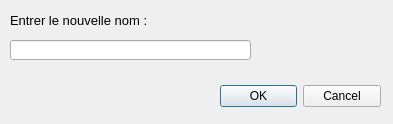
<?xml version="1.0" encoding="UTF-8"?>
<ui version="4.0">
 <class>Dialog</class>
 <widget class="QDialog" name="Dialog">
  <property name="geometry">
   <rect>
    <x>0</x>
    <y>0</y>
    <width>393</width>
    <height>124</height>
   </rect>
  </property>
  <property name="sizePolicy">
   <sizepolicy hsizetype="Fixed" vsizetype="Fixed">
    <horstretch>0</horstretch>
    <verstretch>0</verstretch>
   </sizepolicy>
  </property>
  <property name="minimumSize">
   <size>
    <width>393</width>
    <height>124</height>
   </size>
  </property>
  <property name="maximumSize">
   <size>
    <width>393</width>
    <height>124</height>
   </size>
  </property>
  <property name="windowTitle">
   <string>Dialog</string>
  </property>
  <widget class="QDialogButtonBox" name="buttonBox">
   <property name="geometry">
    <rect>
     <x>220</x>
     <y>80</y>
     <width>161</width>
     <height>32</height>
    </rect>
   </property>
   <property name="orientation">
    <enum>Qt::Horizontal</enum>
   </property>
   <property name="standardButtons">
    <set>QDialogButtonBox::Cancel|QDialogButtonBox::Ok</set>
   </property>
  </widget>
  <widget class="QLabel" name="label">
   <property name="geometry">
    <rect>
     <x>10</x>
     <y>10</y>
     <width>211</width>
     <height>21</height>
    </rect>
   </property>
   <property name="font">
    <font>
     <pointsize>10</pointsize>
    </font>
   </property>
   <property name="text">
    <string>Entrer le nouvelle nom : </string>
   </property>
  </widget>
  <widget class="QLineEdit" name="lineEdit">
   <property name="geometry">
    <rect>
     <x>10</x>
     <y>40</y>
     <width>241</width>
     <height>20</height>
    </rect>
   </property>
  </widget>
 </widget>
 <resources/>
 <connections>
  <connection>
   <sender>buttonBox</sender>
   <signal>accepted()</signal>
   <receiver>Dialog</receiver>
   <slot>accept()</slot>
   <hints>
    <hint type="sourcelabel">
     <x>248</x>
     <y>254</y>
    </hint>
    <hint type="destinationlabel">
     <x>157</x>
     <y>274</y>
    </hint>
   </hints>
  </connection>
  <connection>
   <sender>buttonBox</sender>
   <signal>rejected()</signal>
   <receiver>Dialog</receiver>
   <slot>reject()</slot>
   <hints>
    <hint type="sourcelabel">
     <x>316</x>
     <y>260</y>
    </hint>
    <hint type="destinationlabel">
     <x>286</x>
     <y>274</y>
    </hint>
   </hints>
  </connection>
 </connections>
</ui>
